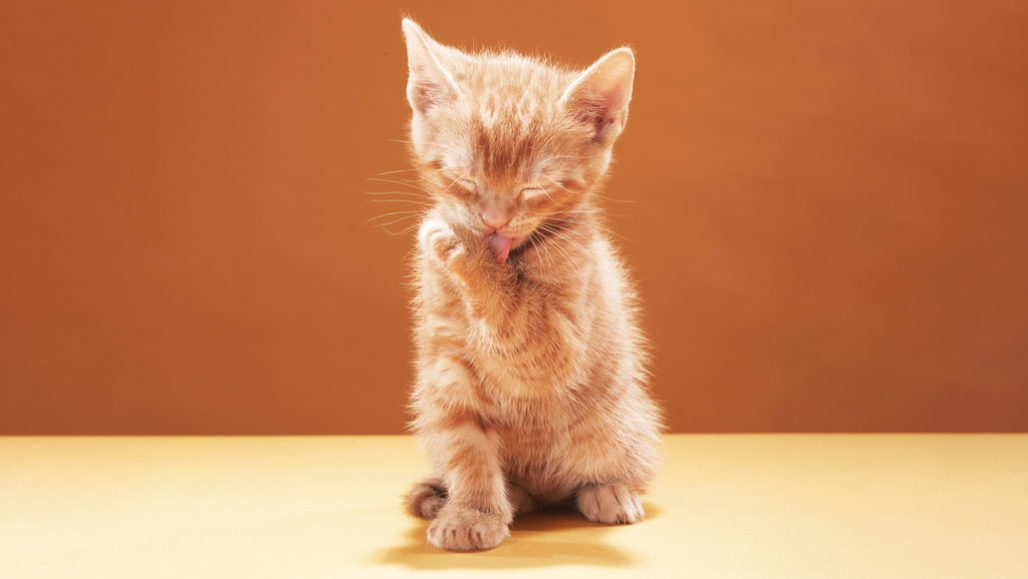
#> input picture Image Segmentation/hw6_images/cat.jpg, 1028 x 579 px
$ python segmentimages.py
#> lines starting #> are read from the running program, lines starting #| are printed output that depends on the picture; after the words box and inside, x2 and y2 are one past the last pixel; in counts of white or black regions, pixels touching at a corner belong together
"""
Computer Vision - Purdue University - Homework 6

Author : Arjun Kramadhati Gopi, MS-Computer & Information Technology, Purdue University.
Date: Oct 12, 2020


[TO RUN CODE]: python3 segmentimages.py
Output:
    [jpg]: Segmented image which shows the foreground separated from the background.
"""

import cv2 as cv
from matplotlib import pyplot as plt
import numpy as np
import copy


class ImageSegmentation:
    def __init__(self, image_addresses):
        self.image_addresses = image_addresses
        self.originalImages = []
        self.grayscaleImages = []
        self.rgbchannelsdict = {}
        for i in range(len(self.image_addresses)):
            self.originalImages.append(cv.resize(cv.imread(self.image_addresses[i], cv.IMREAD_COLOR), (640, 480)))
            self.grayscaleImages.append(
                cv.resize(cv.imread(self.image_addresses[i], cv.IMREAD_GRAYSCALE), (640, 480)))

    def split_channels(self, inputstyle = 'BGR', gaussianblur = True):
        """
        Splits the RGB image into the three channels based on the way the image is read.
        :param inputstyle: BGR is image is read using cv.imread()
        :param gaussianblur: Yes/No image smoothening
        :return: save the individual channels in dictionary
        """
#> called with inputstyle = 'BGR', gaussianblur = True
        for queue in range(len(self.originalImages)):
            if inputstyle == 'BGR':
                r,g,b= self.originalImages[queue][:,:,2], self.originalImages[queue][:,:,1], self.originalImages[queue][:,:,0]
            elif inputstyle =='RGB':
                r, g, b = self.originalImages[queue][:, :, 0], self.originalImages[queue][:, :, 1], self.originalImages[queue][:, :, 2]
            if gaussianblur:
                r,g,b = cv.GaussianBlur(r, (5,5), 0), cv.GaussianBlur(g, (5,5), 0), cv.GaussianBlur(b, (5,5), 0)
            cv.imwrite(str(queue)+'Rchanneloriginal.jpg',r)
            cv.imwrite(str(queue) + 'Gchanneloriginal.jpg', g)
            cv.imwrite(str(queue) + 'Bchanneloriginal.jpg', b)
            self.rgbchannelsdict[queue]={'R': r, 'G': g, 'B': b}
#> this loop made 3 passes
#> pass 1, in split_channels, `r,g,b= self.originalImages[queue][:,:,2], self.originalImages[queue][:..`:
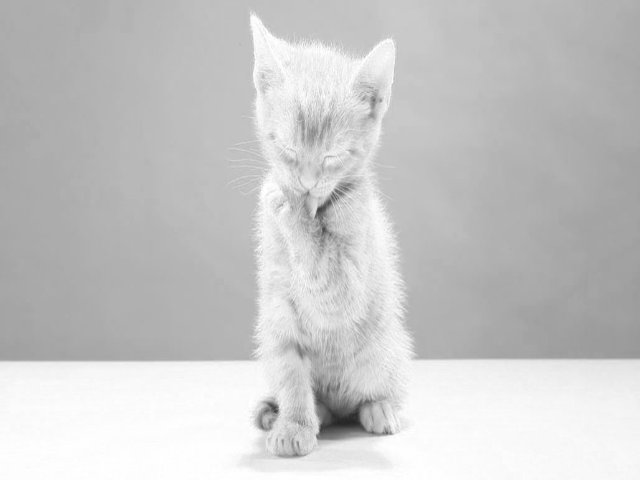
#> r: shape (480, 640); min 36, max 255, mean 199.5
#> pass 1, in split_channels, `r,g,b= self.originalImages[queue][:,:,2], self.originalImages[queue][:..`:
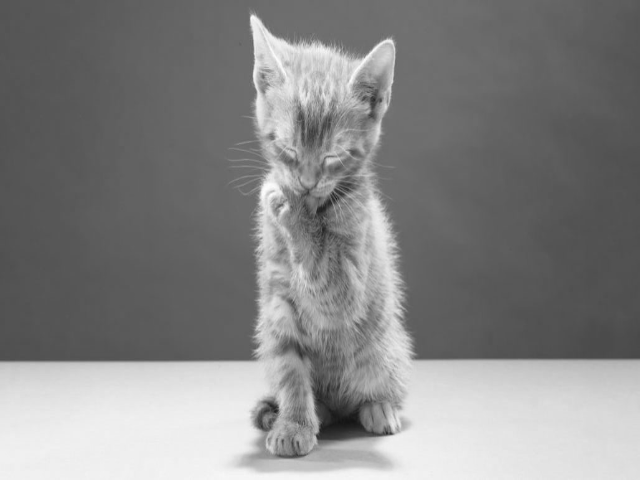
#> g: shape (480, 640); min 19, max 253, mean 132.8
#> pass 1, in split_channels, `r,g,b= self.originalImages[queue][:,:,2], self.originalImages[queue][:..`:
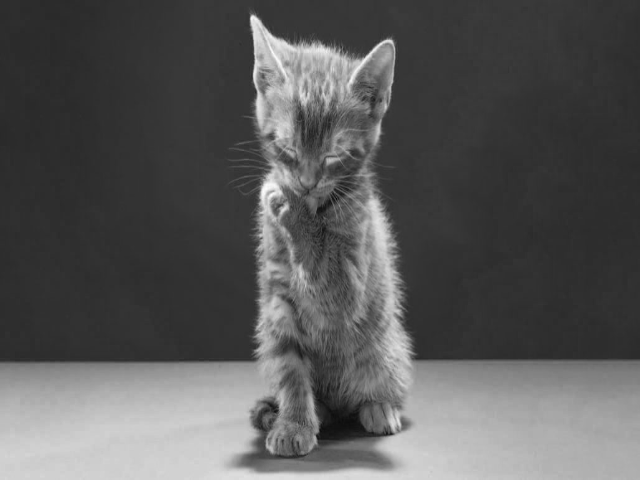
#> b: shape (480, 640); min 11, max 252, mean 88.4
#> after the loop, self.rgbchannelsdict = 3 items

    def filter_masks(self, image):
        """
        Filter the output of the OTSU function using a median blur function.
        :param image: Input image
        :return: returns the filtered image
        """
        filteredimage = cv.medianBlur(image, 13)
        filteredimage = filteredimage > 240
        filteredimage = np.array(filteredimage*255, np.uint8)
        return filteredimage

    def otsu_algorithm(self, image, imagequeue, index, method, iterations):
        """
        Iterative Otsu algorithm implementation.
        :param image: Input image channel
        :param imagequeue: Index value of the image position in the list
        :param index: -
        :param method: RGB/Texture based implementation
        :param iterations: Number of iterations to run OTSU
        :return: returns the OTSU threshold value
        """
        otsucutoff = 0
        otsucutoffinitial = 0
        templist = []
        mask = None
        for iteration in range(iterations):

            start = 0
            # otsucutoffinitial = otsucutoff
            end = 256
            diff = end - start
            channelhistogram = cv.calcHist([np.uint8(image)], [0], mask, [diff], [start, end])
            levels = np.reshape(np.add(range(diff), 1), (diff, 1))
            maxlambda = -1
            otsucutoff = -1
            plt.hist(image.ravel(), diff, [start, end])
            # plt.savefig('histograms/' + str(imagequeue) + str(index) + method)
            plt.show()
            for i in range(len(channelhistogram)):
                m0k = np.sum(channelhistogram[:i]) / np.sum(channelhistogram)
                m1k = np.sum(np.multiply(channelhistogram[:i], levels[:i])) / np.sum(channelhistogram)
                m11k = np.sum(np.multiply(channelhistogram[i:], levels[i:])) / np.sum(channelhistogram)
                omega0 = m0k
                omega1 = 1 - m0k
                mu0 = m1k / omega0
                mu1 = m11k / omega1
                sqauredifference = np.square(mu1 - mu0)
                lambdavalue = omega0 * omega1 * sqauredifference
                if lambdavalue > maxlambda:
                    maxlambda = lambdavalue
                    otsucutoff = i
            mask = np.zeros(image.shape[:2], np.uint8)
            mask[:,:] = image >= otsucutoff
            mask = mask[:,:]*255
            # templist.append(otsucutoff)
            print(otsucutoff)
        # otsucutoff = np.sum(templist)
        # print(otsucutoff)
        return otsucutoff

    def run_otsu_texture(self, imagequeue, iterations, windows):
        """
        Texture based image segmenting implementation. We create three channels based
        on the three window sizes. Each channel consists of the result from convoluting the
        respective window.
        :param imagequeue: Index value of the image position in the list
        :param iterations: Number of iterations to run OTSU
        :param windows: window sizes to extract texture
        :return: draw and save the images with the contours and the foreground representations
        """
        templist = []
        greyimage = self.grayscaleImages[imagequeue]

        for index, window in enumerate(windows):
            textureimgfinal = np.zeros((self.originalImages[imagequeue].shape))
            textureimg = np.zeros((self.grayscaleImages[imagequeue].shape))
            windowsize = np.uint8((window-1)/2)
            for row in range(windowsize, greyimage.shape[0]-windowsize):
                for column in range(windowsize, greyimage.shape[1] - windowsize):
                    slidingwindow = greyimage[row-windowsize:row+windowsize+1, column-windowsize:column+windowsize+1]
                    slidingwindow = slidingwindow - np.mean(slidingwindow)
                    textureimg[row, column] = np.var(slidingwindow)
                    # textureimg[row, column] = np.mean((slidingwindow - np.mean(slidingwindow))**2)
            textureimgfinal[:,:,index] = np.uint8(textureimg/textureimg.max()*255)
            # textureimgfinal[:, :, index] = textureimg*255
            image = textureimgfinal[:, :, index]
            otsucutoff = self.otsu_algorithm(image, imagequeue, index, 'texture', iterations)
            resultimage = np.zeros(self.originalImages[imagequeue].shape)
            print(otsucutoff)
            resultimage[:,:, index] = image <= otsucutoff
            templist.append(resultimage)
            resultimage = resultimage[:,:,index]*255
            cv.imwrite(str(imagequeue)+str(window)+ '.jpg', resultimage)
        combinedimage = np.array(np.logical_and(np.logical_and(templist[0][:, :, 0], templist[1][:, :, 1]),
                                                    templist[2][:, :, 2]) * 255, np.uint8)
        cv.imwrite(str(imagequeue)+'combinedTexturebased.jpg', combinedimage)
        resultimage = self.filter_masks(combinedimage)
        self.draw_foreground_save(resultimage, imagequeue, 'texturemethod')
        self.draw_contour_save(self.extract_contour(resultimage), imagequeue, 'texturemethod')

    def run_otsu_rgb(self, imagequeue, iterations):
        """
        RGB based image segmenting implementation. Using the three split channels, we run
        the OTSU alorithm on each of the channels. We then filter the images based on the
        OTSU cutoff. We combine the three images which will then be used by the contour
        extractor.
        :param imagequeue: Index value of the image position in the list
        :param iterations: Number of iterations to run OTSU
        :return: draw and save the images with the contours and the foreground representations

        """
        templist = []
        for index, channel in enumerate(['R','G','B']):
            image = self.rgbchannelsdict[imagequeue][channel]
            otsucutoff = self.otsu_algorithm(image, imagequeue, index, 'rgb', iterations)
            resultimage = np.zeros(self.originalImages[imagequeue].shape)
            resultimage[:,:, index] = image <= otsucutoff
            templist.append(resultimage)
            resultimage = resultimage[:,:,index]*255
            cv.imwrite(str(imagequeue)+channel + '.jpg', resultimage)
        combinedimage = np.array(np.logical_and(np.logical_and(templist[0][:, :, 0], templist[1][:, :, 1]),
                                                    templist[2][:, :, 2]) * 255, np.uint8)
        cv.imwrite(str(imagequeue)+'combinedRGBbased.jpg', combinedimage)
        resultimage = self.filter_masks(combinedimage)
        self.draw_foreground_save(resultimage, imagequeue, 'rgbmethod')
        self.draw_contour_save(self.extract_contour(resultimage), imagequeue, 'rgbmethod')

    def draw_foreground_save(self, image, imagequeue, method):
        """
        Draw the foreground as black using the contour extracted.
        :param image: Input image
        :param imagequeue: Index value of the image position in the list
        :param method: RGB/Texture based implementation
        :return: Save the image
        """
        r, g, b = self.rgbchannelsdict[imagequeue]['R'], self.rgbchannelsdict[imagequeue]['G'], self.rgbchannelsdict[imagequeue]['B']
        r,g,b = copy.deepcopy(r),copy.deepcopy(g),copy.deepcopy(b)
        truthplot = np.logical_and(np.logical_not(image),1)
        b[truthplot] = 0
        g[truthplot] = 0
        r[truthplot] = 0
        resultimage = cv.merge([b, g, r])
        cv.imwrite(str(imagequeue) +method+ 'foreground.jpg', resultimage)

    def draw_contour_save(self, contours, imagequeue, method):
        """
        Draw the foreground as black using the contour extracted.
        :param contours: Contours we extracted using the extraction algorithm.
        :param imagequeue: Index value of the image position in the list
        :param method: RGB/Texture based implementation
        :return: Save the image
        """
        r,g,b = self.rgbchannelsdict[imagequeue]['R'],self.rgbchannelsdict[imagequeue]['G'],self.rgbchannelsdict[imagequeue]['B']
        r, g, b = copy.deepcopy(r), copy.deepcopy(g), copy.deepcopy(b)
        truthplot = np.logical_and(contours,1)
        b[truthplot] = 0
        g[truthplot] = 255
        r[truthplot] = 0
        resultimage = cv.merge([b,g,r])
        cv.imwrite(str(imagequeue)+method+'contourplot.jpg', resultimage)

    def extract_contour(self, image, style = 1):
        """
        Function to extract the contours from the post-OTSU comined image. For all
        purposes we use the 8-neighbors window size to find the border pixels.
        :param image: Input image of the combined channels
        :param style: 1 for 8 neighbors, 2 for 4 neighbors
        :return: Returns the array of the contours. 255 for border pixels. 0 for others.
        """
        contourplot = np.zeros((image.shape[0],image.shape[1]))
        for row in range(1, image.shape[0]-1):
            for column in range(1, image.shape[1]-1):
                # print(str(column) + " out of " + str(image.shape[0]))
                if image[row,column] == 0:
                    if style == 1:
                        window = image[row-1:row+2, column-1:column+2]
                        if 255 in window:
                            contourplot[row, column] = 255
                    elif style ==2:
                        if(image[row+1, column] == 255 or image[row - 1,column] == 255 or image[row, column+1] == 0 or image[row, column-1] == 0):
                            contourplot[row, column] = 255
        return contourplot


if __name__ == '__main__':

    """
    Code starts here.
    """
    tester = ImageSegmentation(['hw6_images/cat.jpg','hw6_images/pigeon.jpg','hw6_images/Red-Fox_.jpg'])
    tester.split_channels()
    iterations_rgb = [1,2,2]
    iterations_texture = [1,1,1]
    windows=[[5,7,9],[9,11,13],[19,21,23]]
    for i in range(len(iterations_rgb)):
        tester.run_otsu_rgb(i, iterations_rgb[i])
#> this loop made 3 passes
#> pass 1, in run_otsu_rgb, `cv.imwrite(str(imagequeue)+channel + '.jpg', resultimage)`:
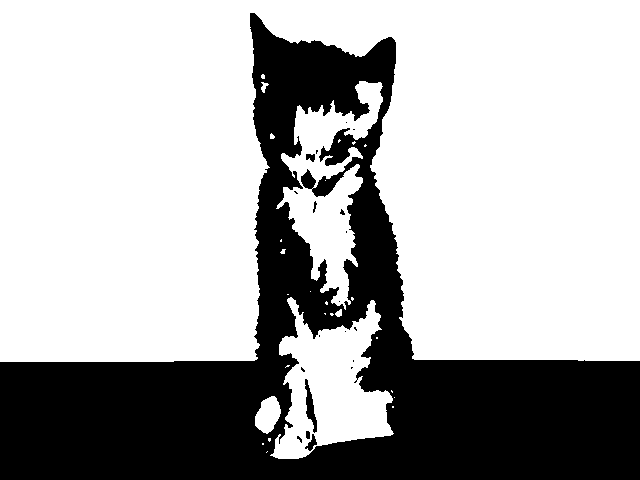
#> saved as 0R.jpg: shape (480, 640); 68% white; 20 black regions (14 under 20 px), largest, box (x1, y1, x2, y2) and area: (0, 13, 640, 480) 97605, (305, 379, 317, 433) 278, (305, 434, 317, 451) 87, (306, 154, 315, 162) 54, (306, 431, 310, 439) 30, (313, 201, 317, 213) 24
#> pass 1, in otsu_algorithm (call 3), `plt.show()`:
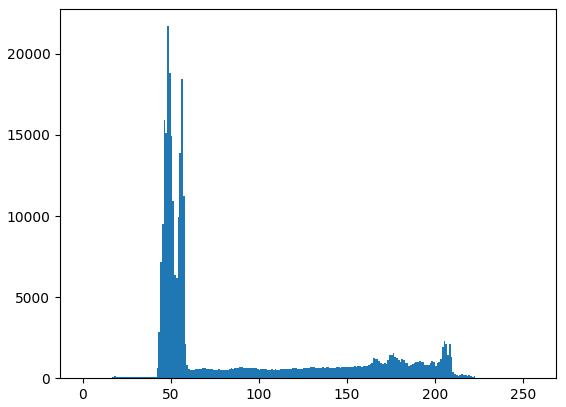
#> figure drawn by matplotlib, 1 panel; tallest bar 21705 high, from x = 48 to 49
#> pass 1, in run_otsu_rgb, `cv.imwrite(str(imagequeue)+channel + '.jpg', resultimage)`:
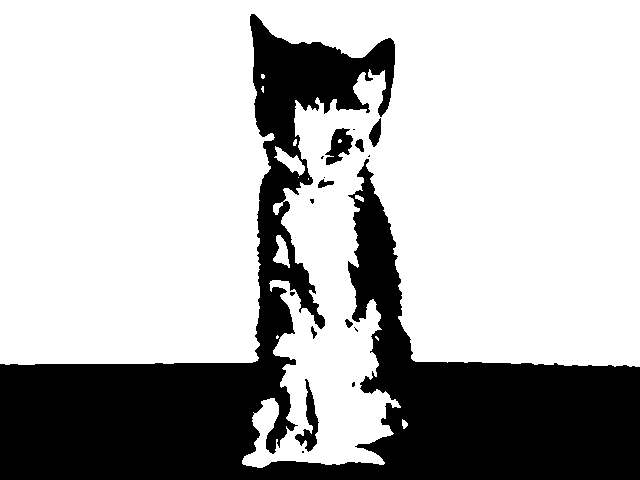
#> saved as 0B.jpg: shape (480, 640); 71.3% white; 17 black regions (9 under 20 px), largest, box (x1, y1, x2, y2) and area: (0, 14, 640, 480) 86538, (295, 379, 319, 452) 619, (325, 128, 353, 165) 567
    for i in range(len(iterations_texture)):
#> (the run stopped early here; a loop or call above may not have finished)
